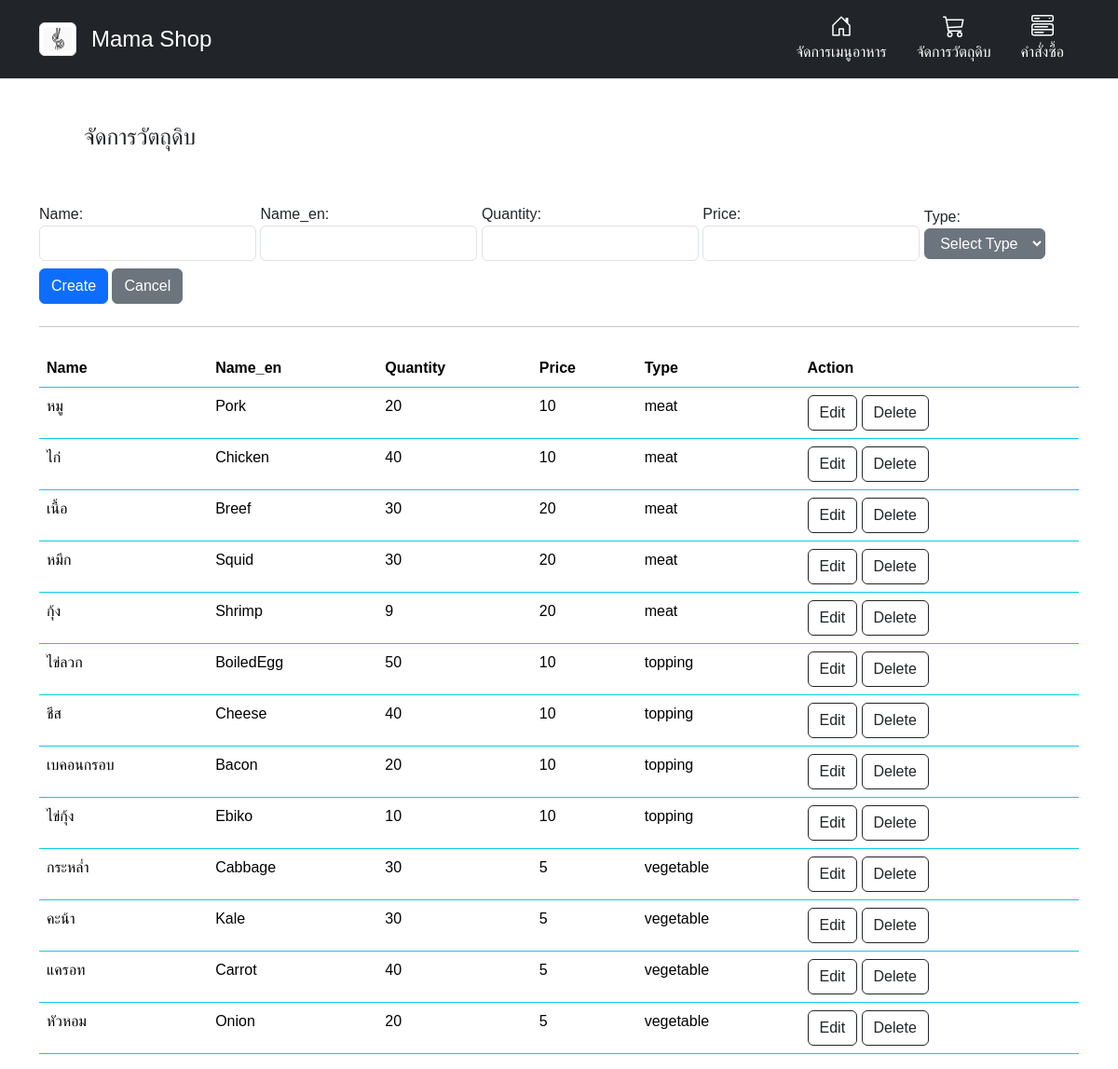
Page /admin-ingredients.php (signed in) on the committed database.
### tables this page shows
CREATE TABLE `ingredients` (
  `id` int(11) NOT NULL,
  `name` varchar(255) NOT NULL,
  `name_en` varchar(255) NOT NULL,
  `quantity` int(11) NOT NULL DEFAULT 0,
  `price` decimal(10,0) NOT NULL,
  `type` varchar(255) NOT NULL
);

### config.php (called while the page is built, shortened)
<?php
$base_url = "http://localhost/MamaShop";
?>

### admin-ingredients.php (the view, shortened to what this page needs)
<?php
include 'config.php';
$query = mysqli_query($conn, "SELECT * from ingredients ORDER BY type");
$rows = mysqli_num_rows($query);
$ingredients = ['id' => '', 'name' => '', 'name_en' => '', 'quantity' => '', 'price' => '', 'type' => ''];
?>
<!DOCTYPE html>
<html>
<head>
    <link rel="stylesheet" href="css/bootstrap.min.css">
    <link rel="stylesheet" href="css/font.css">
</head>
<body>
    <?php include 'admin-navbar.php'; ?>
    <form action="ingredients-form.php" method="post" autocomplete="off">
        <div class="container">
        <h4 class="pb-2 m-5">จัดการวัตถุดิบ</h4>
        <label class="form-label">
            Name:
            <input type="text" name="name" class="form-control" value="<?php echo $ingredients['name']; ?>" required>
        </label>
        <label class="form-label">
            Name_en:
            <input type="text" name="name_en" class="form-control" value="<?php echo $ingredients['name_en']; ?>" required>
        </label>
        <label class="form-label">
            Quantity:
            <input type="number" min=0 name="quantity" class="form-control" value="<?php echo $ingredients['quantity']; ?>" required>
        </label>
        <label class="form-label">
            Price:
            <input type="number" name="price" min=0 class="form-control" value="<?php echo $ingredients['price']; ?>" required>
        </label>
        <label class="form-label">
            Type:
            <div class="dropdown">
                <select name = "type" class="btn btn-secondary dropdown-toggle" type="button" data-bs-toggle="dropdown" aria-expanded="false" required>
                    <option value="" selected hidden>Select Type</option>
                </select>
            </div>
        </label>
        <?php if (empty($ingredients['id'])) : ?>
            <button class="btn btn-primary" type="submit">Create</button>
        <?php else : ?>
            <button class="btn btn-primary" type="submit">Update</button>
        <?php endif; ?>
        <a role="button" class="btn btn-secondary" href="admin-ingredients.php">Cancel</a>
        <hr class="my-4">
        </div>
    </form>
    <div class="container">
        <table class="table table-border border-info">
            <thead>
                <tr>
                    <th>Name</th>
                    <th>Name_en</th>
                    <th>Quantity</th>
                    <th>Price</th>
                    <th>Type</th>
                    <th>Action</th>
                </tr>
            </thead>
            <tbody>
                <?php if ($rows > 0) : ?>
                    <?php while ($product = mysqli_fetch_assoc($query)) : ?>
                        <tr>
                            <td>
                                <?php echo $product['name']; ?>
                            </td>
                            <td>
                                <?php echo $product['name_en']; ?>
                            </td>
                            <td>
                                <?php echo $product['quantity']; ?>
                            </td>
                            <td>
                                <?php echo $product['price']; ?>
                            </td>
                            <td>
                                <?php echo $product['type']; ?>
                            </td>
                            <td>
                                <a role="button" href="admin-ingredients.php?id=<?php echo $product['id']; ?>" class="btn btn-outline-dark">Edit</a>
                                <a onclick="return confirm('Are you sure you want to delete?');" role="button" href="ingredients-delete.php?id=<?php echo $product['id']; ?>" class="btn btn-outline-dark">Delete</a>
                            </td>
                        </tr>
                    <?php endwhile; ?>
                <?php endif; ?>
            </tbody>
        </table>
    </div>
</body>
</html>

### admin-navbar.php (shortened to what this page needs)
<header>
    <div class="px-3 py-2 text-bg-dark border-bottom sticky-top">
        <div class="container">
            <div class="d-flex flex-wrap align-items-center justify-content-center justify-content-lg-start">
                <a href="home.php" class="d-flex align-items-center mb-3 mb-md-0 me-md-auto link-body-emphasis text-decoration-none">
                    <img src="img/logo.png" class="img-thumbnail" width="40px">
                    <span class="fs-4 ms-3 fw-medium" style="color:white">Mama Shop</span>
                </a>
                <ul class="nav col-12 col-lg-auto my-2 justify-content-center my-md-0 text-small">
                    <li>
                        <a href="<?php echo $base_url; ?>/admin-menu.php" class="nav-link text-white">
                            จัดการเมนูอาหาร
                        </a>
                    </li>
                    <li>
                        <a href="<?php echo $base_url; ?>/admin-ingredients.php" class="nav-link text-white">
                            จัดการวัตถุดิบ
                        </a>
                    </li>
                    <li>
                        <a href="<?php echo $base_url; ?>/admin-order.php" class="nav-link text-white">
                            คำสั่งซื้อ
                        </a>
                    </li>
                </ul>
            </div>
        </div>
    </div>
</header>

### rows in the picture
ingredients: name "หมู", name_en "Pork", quantity "20", price "10", type "meat"
ingredients: name "ไก่", name_en "Chicken", quantity "40", price "10", type "meat"
ingredients: name "เนื้อ", name_en "Breef", quantity "30", price "20", type "meat"
ingredients: name "หมึก", name_en "Squid", quantity "30", price "20", type "meat"
ingredients: name "กุ้ง", name_en "Shrimp", quantity "9", price "20", type "meat"
ingredients: name "ไข่ลวก", name_en "BoiledEgg", quantity "50", price "10", type "topping"
ingredients: name "ชีส", name_en "Cheese", quantity "40", price "10", type "topping"
ingredients: name "เบคอนกรอบ", name_en "Bacon", quantity "20", price "10", type "topping"
ingredients: name "ไข่กุ้ง", name_en "Ebiko", quantity "10", price "10", type "topping"
ingredients: name "กระหล่ำ", name_en "Cabbage", quantity "30", price "5", type "vegetable"
ingredients: name "คะน้า", name_en "Kale", quantity "30", price "5", type "vegetable"
ingredients: name "แครอท", name_en "Carrot", quantity "40", price "5", type "vegetable"
ingredients: name "หัวหอม", name_en "Onion", quantity "20", price "5", type "vegetable"
